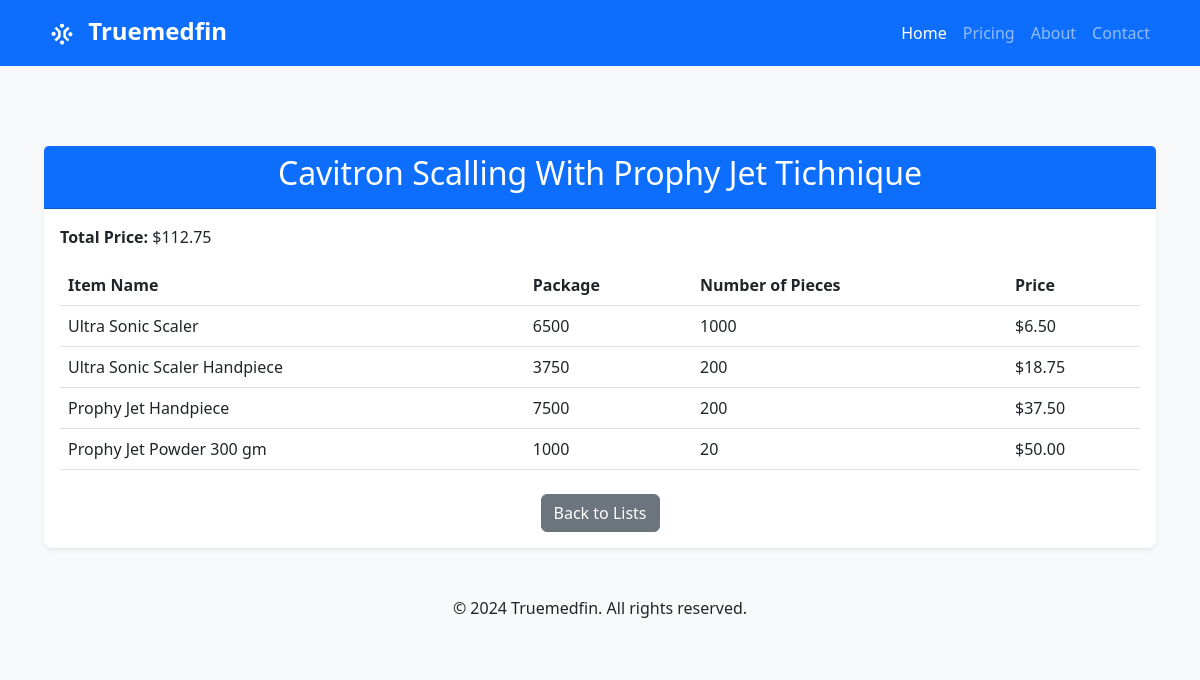
The page /pricing/lists/7/ on the database its author committed.
### dashboard/models.py (models this page shows, shortened)
class List(models.Model):
    name = models.CharField(max_length=100)
    items = models.ManyToManyField(Item)
    def list_price(self):
        items = self.items.all()
        return sum(item.price() for item in items)

class Item(models.Model):
    name = models.CharField(max_length=100)
    package = models.IntegerField()
    number_of_pieces = models.IntegerField()
    def price(self):
        if self.number_of_pieces == 0 or self.package == 0:
            return 0
        return self.package / self.number_of_pieces

### dashboard/views.py (the view)
# urls.py: path('lists/<int:list_id>/', list_detail_view, name='list_detail'),
def list_detail_view(request, list_id):
        list_obj = get_object_or_404(List, id=list_id)
        return render(request, 'list_details.html', {'list': list_obj})

### templates/list_details.html
{% extends "base.html" %} {% block title %}{{ list.name }} Details{% endblock %} {% block content %}
<div class="container mt-5">
    <div class="card shadow-sm">
        <div class="card-header bg-primary text-white">
            <h2 class="text-center">{{ list.name }}</h2>
        </div>
        <div class="card-body">
            <p><strong>Total Price:</strong> ${{ list.list_price|floatformat:2 }}</p>
            <table class="table table-hover">
                <thead>
                    <tr>
                        <th>Item Name</th>
                        <th>Package</th>
                        <th>Number of Pieces</th>
                        <th>Price</th>
                    </tr>
                </thead>
                <tbody>
                    {% for item in list.items.all %}
                    <tr>
                        <td>{{ item.name }}</td>
                        <td>{{ item.package }}</td>
                        <td>{{ item.number_of_pieces }}</td>
                        <td>${{ item.price|floatformat:2 }}</td>
                    </tr>
                    {% endfor %}
                </tbody>
            </table>
            <div class="text-center mt-4">
                <a href="{% url 'lists' %}" class="btn btn-secondary">Back to Lists</a>
            </div>
        </div>
    </div>
</div>
{% endblock %}

### templates/base.html (style rules this page uses)
body { background-color: #f8f9fa; }
.card { border: none; border-radius: 0.5rem; box-shadow: 0 0 1rem rgba(0, 0, 0, 0.1); }

### rows shown on the page
List: name "Cavitron Scalling With Prophy Jet Tichnique", list_price "112.75"
Item: name "Ultra Sonic Scaler", package "6500", number_of_pieces "1000", price "6.50"
Item: name "Ultra Sonic Scaler Handpiece", package "3750", number_of_pieces "200", price "18.75"
Item: name "Prophy Jet Handpiece", package "7500", number_of_pieces "200", price "37.50"
Item: name "Prophy Jet Powder 300 gm", package "1000", number_of_pieces "20", price "50.00"
